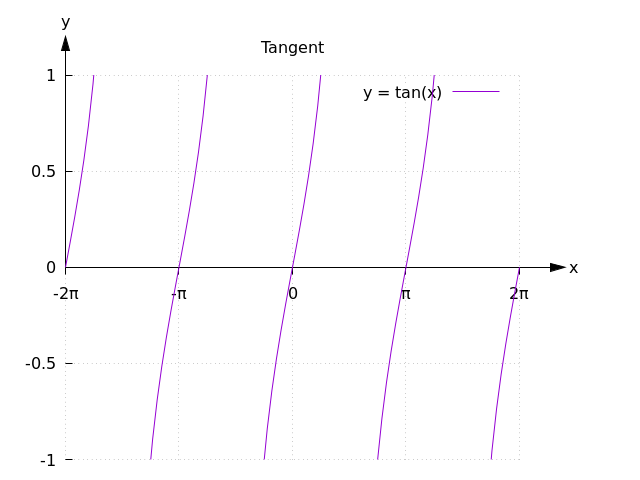

Write the gnuplot code that produced this figure.
load "trigonometric/common.plt"

set title "Tangent"

plot tan(x) title "y = tan(x)"
